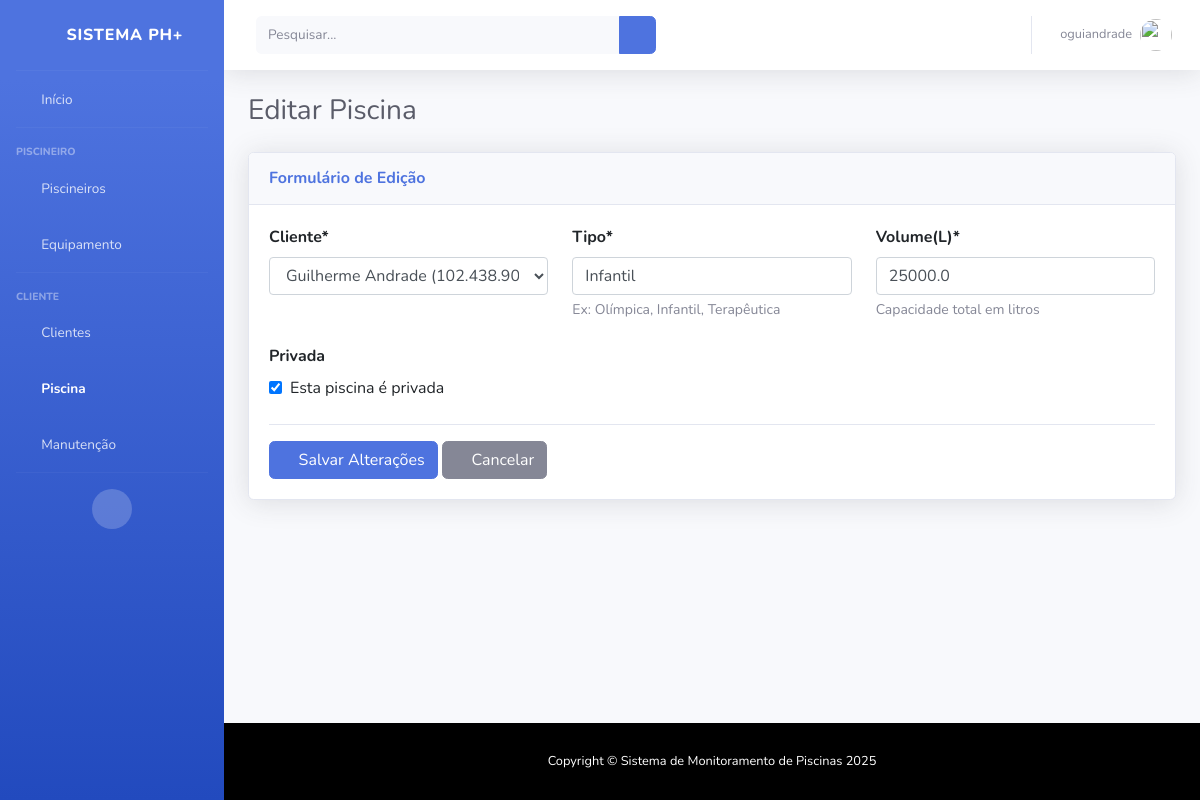
The page /piscina/edit/3/ (signed in) on the database its author committed.
### piscina/models.py (models this page shows, shortened)
class Piscina(models.Model):
    cliente = models.ForeignKey(Cliente, on_delete=models.CASCADE, related_name="piscinas")
    volume = models.FloatField()
    tipo = models.CharField(max_length=50)
    privada = models.BooleanField(default=True)

### piscina/views.py (the view)
# urls.py: path('edit/<int:id_piscina>/', views.edit, name="piscina_edit"),
@login_required
def edit(request, id_piscina):
    if not (user_is_cliente(request.user) or user_is_admin(request.user)):
        return HttpResponseForbidden("Acesso restrito a clientes e administradores")
    piscina = get_object_or_404(Piscina, id=id_piscina)
    if request.method == 'POST':
        form = PiscinaForm(request.POST, instance=piscina)
        if form.is_valid():
            form.save()
            return HttpResponseRedirect('/piscina/')
    else:
        form = PiscinaForm(instance=piscina)
    return render(request, 'piscina/edit.html', {'form': form})

### piscina/forms.py
class PiscinaForm(ModelForm):
    class Meta:
        model = Piscina
        fields = ["cliente", "volume", "tipo", "privada"]

### cliente/models.py (called while the page is built)
    def __str__(self):
        name = self.get_full_name() or self.username
        cpf_display = self.cpf_cnpj if self.cpf_cnpj else "Sem CPF/CNPJ"
        return f"{name} ({cpf_display})"

### templates/piscina/edit.html (shortened to what this page needs)
{% extends 'base.html' %}
{% load static %}
{% block content %}
<div class="d-sm-flex align-items-center justify-content-between mb-4">
    <h1 class="h3 mb-0 text-gray-800">Editar Piscina</h1>
</div>
<div class="card shadow mb-4">
    <div class="card-header py-3">
        <h6 class="m-0 font-weight-bold text-primary">Formulário de Edição</h6>
    </div>
    <div class="card-body">
        <form method="post">
            <div class="row">
                <div class="col-md-4">
                    <div class="form-group">
                        <label for="id_cliente" class="font-weight-bold">Cliente*</label>
                        {{ form.cliente }}
                    </div>
                </div>
                <div class="col-md-4">
                    <div class="form-group">
                        <label for="id_tipo" class="font-weight-bold">Tipo*</label>
                        {{ form.tipo }}
                        <small class="form-text text-muted">Ex: Olímpica, Infantil, Terapêutica</small>
                    </div>
                </div>
                <div class="col-md-4">
                    <div class="form-group">
                        <label for="id_volume" class="font-weight-bold">Volume(L)*</label>
                        {{ form.volume }}
                        <small class="form-text text-muted">Capacidade total em litros</small>
                    </div>
                </div>
            </div>
            <div class="form-group">
                <div class="form-check pl-0">
                    <label for="id_privada" class="font-weight-bold d-block">Privada</label>
                    <div class="d-flex align-items-center">
                        {{ form.privada }}
                        <label class="form-check-label ml-2 mb-0" for="id_privada">
                            Esta piscina é privada
                        </label>
                    </div>
                </div>
            </div>
            <div class="mt-4 pt-3 border-top">
                <button type="submit" class="btn btn-primary">
                    <i class="fas fa-save"></i> Salvar Alterações
                </button>
                <a href="{% url 'piscina_index' %}" class="btn btn-secondary">
                    <i class="fas fa-times"></i> Cancelar
                </a>
            </div>
        </form>
    </div>
</div>
{% endblock %}

### templates/topbar.html (shortened to what this page needs)
{% load static %}
<nav class="navbar navbar-expand navbar-light bg-white topbar mb-4 static-top shadow">
    <form class="d-none d-sm-inline-block form-inline mr-auto ml-md-3 my-2 my-md-0 mw-100 navbar-search">
        <div class="input-group">
            <input type="text" class="form-control bg-light border-0 small" placeholder="Pesquisar..."
                aria-label="Search" aria-describedby="basic-addon2">
            <div class="input-group-append">
                <button class="btn btn-primary" type="button">
                    <i class="fas fa-search fa-sm"></i>
                </button>
            </div>
        </div>
    </form>
    <ul class="navbar-nav ml-auto">
        <li class="nav-item dropdown no-arrow">
            <a class="nav-link dropdown-toggle" href="#" id="userDropdown" role="button" data-toggle="dropdown"
                aria-haspopup="true" aria-expanded="false">
                <span class="mr-2 d-none d-lg-inline text-gray-600 small">
                    {% if user.is_authenticated %}
                    {{ user.username }}
                    {% else %}
                    Guest
                    {% endif %}
                </span>
                <img class="img-profile rounded-circle" src="{% static 'sb-admin-2/img/undraw_profile.svg' %}">
            </a>
        </li>
    </ul>
</nav>

### templates/base.html (style rules this page uses)
html, body { height: 100%; }
body { display: flex; flex-direction: column; min-height: 100vh; }

### templates/piscina/edit.html (style rules this page uses)
.form-group { margin-bottom: 1.5rem; }
.form-group label { display: block; margin-bottom: 0.5rem; }
input, select, textarea { padding: 0.375rem 0.75rem; font-size: 1rem; line-height: 1.5; color: #495057; background-color: #fff; background-clip: padding-box; border: 1px solid #ced4da; border-radius: 0.25rem; transition: border-color 0.15s ease-in-out, box-shadow 0.15s ease-in-out; }
select { height: calc(2.25rem + 2px); }
.form-check { padding-left: 0; }
.form-check-label { margin-bottom: 0; }
#id_cliente, #id_tipo, #id_volume { width: 100%; max-width: 100%; }

### rows shown on the page
Piscina: cliente "Guilherme Andrade (102.438.905-75)", tipo "Infantil", volume "25000.0", privada "☑"

### other values the page prints
{{ user.username }} "oguiandrade"
